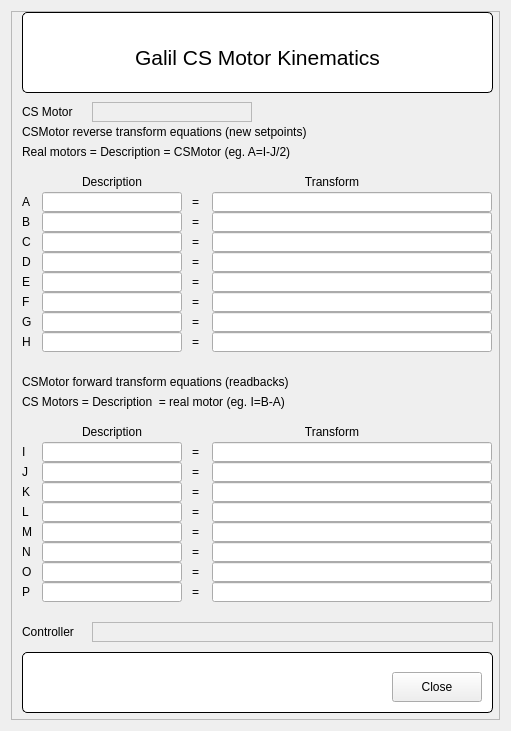
<?xml version="1.0" encoding="UTF-8"?>
<ui version="4.0">
 <class>FormGalilCSKinematics</class>
 <widget class="QWidget" name="FormGalilCSKinematics">
  <property name="geometry">
   <rect>
    <x>0</x>
    <y>0</y>
    <width>511</width>
    <height>731</height>
   </rect>
  </property>
  <property name="windowTitle">
   <string>Form</string>
  </property>
  <layout class="QGridLayout" name="gridLayout">
   <item row="0" column="0">
    <widget class="QScrollArea" name="scrollArea">
     <property name="widgetResizable">
      <bool>false</bool>
     </property>
     <widget class="QWidget" name="scrollAreaWidgetContents">
      <property name="geometry">
       <rect>
        <x>0</x>
        <y>0</y>
        <width>483</width>
        <height>703</height>
       </rect>
      </property>
      <widget class="QLabel" name="label_37">
       <property name="geometry">
        <rect>
         <x>10</x>
         <y>530</y>
         <width>20</width>
         <height>20</height>
        </rect>
       </property>
       <property name="text">
        <string>N</string>
       </property>
      </widget>
      <widget class="QELineEdit" name="qelineedit_4">
       <property name="geometry">
        <rect>
         <x>30</x>
         <y>200</y>
         <width>140</width>
         <height>20</height>
        </rect>
       </property>
       <property name="variable" stdset="0">
        <string>$(group)_RTRANSFORMB_SP.DESC</string>
       </property>
      </widget>
      <widget class="QELineEdit" name="qelineedit_9">
       <property name="geometry">
        <rect>
         <x>200</x>
         <y>260</y>
         <width>280</width>
         <height>20</height>
        </rect>
       </property>
       <property name="variable" stdset="0">
        <string>$(group)_RTRANSFORME_SP</string>
       </property>
      </widget>
      <widget class="QLabel" name="label_4">
       <property name="geometry">
        <rect>
         <x>60</x>
         <y>160</y>
         <width>80</width>
         <height>20</height>
        </rect>
       </property>
       <property name="text">
        <string>Description</string>
       </property>
       <property name="alignment">
        <set>Qt::AlignCenter</set>
       </property>
      </widget>
      <widget class="QLabel" name="label_2">
       <property name="geometry">
        <rect>
         <x>10</x>
         <y>110</y>
         <width>350</width>
         <height>20</height>
        </rect>
       </property>
       <property name="text">
        <string>CSMotor reverse transform equations (new setpoints)</string>
       </property>
      </widget>
      <widget class="QLabel" name="label_21">
       <property name="geometry">
        <rect>
         <x>10</x>
         <y>320</y>
         <width>20</width>
         <height>20</height>
        </rect>
       </property>
       <property name="text">
        <string>H</string>
       </property>
      </widget>
      <widget class="QLabel" name="label_25">
       <property name="geometry">
        <rect>
         <x>60</x>
         <y>410</y>
         <width>80</width>
         <height>20</height>
        </rect>
       </property>
       <property name="text">
        <string>Description</string>
       </property>
       <property name="alignment">
        <set>Qt::AlignCenter</set>
       </property>
      </widget>
      <widget class="QLabel" name="label_35">
       <property name="geometry">
        <rect>
         <x>10</x>
         <y>510</y>
         <width>20</width>
         <height>20</height>
        </rect>
       </property>
       <property name="text">
        <string>M</string>
       </property>
      </widget>
      <widget class="QELabel" name="lblName">
       <property name="geometry">
        <rect>
         <x>80</x>
         <y>90</y>
         <width>160</width>
         <height>20</height>
        </rect>
       </property>
       <property name="frameShape">
        <enum>QFrame::StyledPanel</enum>
       </property>
       <property name="variable" stdset="0">
        <string>$(group).NAME</string>
       </property>
      </widget>
      <widget class="QLabel" name="label_38">
       <property name="geometry">
        <rect>
         <x>180</x>
         <y>550</y>
         <width>10</width>
         <height>20</height>
        </rect>
       </property>
       <property name="text">
        <string>=</string>
       </property>
      </widget>
      <widget class="QELineEdit" name="qelineedit_8">
       <property name="geometry">
        <rect>
         <x>30</x>
         <y>240</y>
         <width>140</width>
         <height>20</height>
        </rect>
       </property>
       <property name="variable" stdset="0">
        <string>$(group)_RTRANSFORMD_SP.DESC</string>
       </property>
      </widget>
      <widget class="QLabel" name="label_12">
       <property name="geometry">
        <rect>
         <x>180</x>
         <y>240</y>
         <width>10</width>
         <height>20</height>
        </rect>
       </property>
       <property name="text">
        <string>=</string>
       </property>
      </widget>
      <widget class="QLabel" name="label_26">
       <property name="geometry">
        <rect>
         <x>180</x>
         <y>430</y>
         <width>10</width>
         <height>20</height>
        </rect>
       </property>
       <property name="text">
        <string>=</string>
       </property>
      </widget>
      <widget class="QLabel" name="label_31">
       <property name="geometry">
        <rect>
         <x>10</x>
         <y>470</y>
         <width>20</width>
         <height>20</height>
        </rect>
       </property>
       <property name="text">
        <string>K</string>
       </property>
      </widget>
      <widget class="QLabel" name="label_23">
       <property name="geometry">
        <rect>
         <x>10</x>
         <y>380</y>
         <width>350</width>
         <height>20</height>
        </rect>
       </property>
       <property name="text">
        <string>CS Motors = Description  = real motor (eg. I=B-A)</string>
       </property>
      </widget>
      <widget class="QELabel" name="lblError">
       <property name="geometry">
        <rect>
         <x>80</x>
         <y>610</y>
         <width>401</width>
         <height>20</height>
        </rect>
       </property>
       <property name="frameShape">
        <enum>QFrame::StyledPanel</enum>
       </property>
       <property name="variable" stdset="0">
        <string>$(P)ERROR_MON</string>
       </property>
      </widget>
      <widget class="QLabel" name="label_34">
       <property name="geometry">
        <rect>
         <x>180</x>
         <y>510</y>
         <width>10</width>
         <height>20</height>
        </rect>
       </property>
       <property name="text">
        <string>=</string>
       </property>
      </widget>
      <widget class="QLabel" name="label_24">
       <property name="geometry">
        <rect>
         <x>280</x>
         <y>410</y>
         <width>80</width>
         <height>20</height>
        </rect>
       </property>
       <property name="text">
        <string>Transform</string>
       </property>
       <property name="alignment">
        <set>Qt::AlignCenter</set>
       </property>
      </widget>
      <widget class="QLabel" name="label_7">
       <property name="geometry">
        <rect>
         <x>280</x>
         <y>160</y>
         <width>80</width>
         <height>20</height>
        </rect>
       </property>
       <property name="text">
        <string>Transform</string>
       </property>
       <property name="alignment">
        <set>Qt::AlignCenter</set>
       </property>
      </widget>
      <widget class="QELineEdit" name="txtTransformP">
       <property name="geometry">
        <rect>
         <x>200</x>
         <y>570</y>
         <width>280</width>
         <height>20</height>
        </rect>
       </property>
       <property name="variable" stdset="0">
        <string>$(motor16)_FTRANSFORM_SP</string>
       </property>
      </widget>
      <widget class="QLabel" name="label_27">
       <property name="geometry">
        <rect>
         <x>10</x>
         <y>430</y>
         <width>20</width>
         <height>20</height>
        </rect>
       </property>
       <property name="text">
        <string>I</string>
       </property>
      </widget>
      <widget class="QLabel" name="label_19">
       <property name="geometry">
        <rect>
         <x>10</x>
         <y>300</y>
         <width>20</width>
         <height>20</height>
        </rect>
       </property>
       <property name="text">
        <string>G</string>
       </property>
      </widget>
      <widget class="QLabel" name="label_30">
       <property name="geometry">
        <rect>
         <x>180</x>
         <y>470</y>
         <width>10</width>
         <height>20</height>
        </rect>
       </property>
       <property name="text">
        <string>=</string>
       </property>
      </widget>
      <widget class="QELineEdit" name="txtDescriptionO">
       <property name="geometry">
        <rect>
         <x>30</x>
         <y>550</y>
         <width>140</width>
         <height>20</height>
        </rect>
       </property>
       <property name="variable" stdset="0">
        <string>$(motor15)_FTRANSFORM_SP.DESC</string>
       </property>
      </widget>
      <widget class="QLabel" name="label_6">
       <property name="geometry">
        <rect>
         <x>180</x>
         <y>180</y>
         <width>10</width>
         <height>20</height>
        </rect>
       </property>
       <property name="text">
        <string>=</string>
       </property>
      </widget>
      <widget class="QELineEdit" name="txtTransformK">
       <property name="geometry">
        <rect>
         <x>200</x>
         <y>470</y>
         <width>280</width>
         <height>20</height>
        </rect>
       </property>
       <property name="variable" stdset="0">
        <string>$(motor11)_FTRANSFORM_SP</string>
       </property>
      </widget>
      <widget class="QELineEdit" name="qelineedit_14">
       <property name="geometry">
        <rect>
         <x>30</x>
         <y>300</y>
         <width>140</width>
         <height>20</height>
        </rect>
       </property>
       <property name="variable" stdset="0">
        <string>$(group)_RTRANSFORMG_SP.DESC</string>
       </property>
      </widget>
      <widget class="QLabel" name="label_41">
       <property name="geometry">
        <rect>
         <x>10</x>
         <y>570</y>
         <width>20</width>
         <height>20</height>
        </rect>
       </property>
       <property name="text">
        <string>P</string>
       </property>
      </widget>
      <widget class="QLabel" name="label_8">
       <property name="geometry">
        <rect>
         <x>180</x>
         <y>200</y>
         <width>10</width>
         <height>20</height>
        </rect>
       </property>
       <property name="text">
        <string>=</string>
       </property>
      </widget>
      <widget class="QELineEdit" name="txtTransformI">
       <property name="geometry">
        <rect>
         <x>200</x>
         <y>430</y>
         <width>280</width>
         <height>20</height>
        </rect>
       </property>
       <property name="variable" stdset="0">
        <string>$(motor9)_FTRANSFORM_SP</string>
       </property>
      </widget>
      <widget class="QLabel" name="label_33">
       <property name="geometry">
        <rect>
         <x>10</x>
         <y>490</y>
         <width>20</width>
         <height>20</height>
        </rect>
       </property>
       <property name="text">
        <string>L</string>
       </property>
      </widget>
      <widget class="QLabel" name="label_36">
       <property name="geometry">
        <rect>
         <x>180</x>
         <y>530</y>
         <width>10</width>
         <height>20</height>
        </rect>
       </property>
       <property name="text">
        <string>=</string>
       </property>
      </widget>
      <widget class="QELineEdit" name="qelineedit_2">
       <property name="geometry">
        <rect>
         <x>200</x>
         <y>180</y>
         <width>280</width>
         <height>20</height>
        </rect>
       </property>
       <property name="variable" stdset="0">
        <string>$(group)_RTRANSFORMA_SP</string>
       </property>
      </widget>
      <widget class="QELineEdit" name="txtDescriptionJ">
       <property name="geometry">
        <rect>
         <x>30</x>
         <y>450</y>
         <width>140</width>
         <height>20</height>
        </rect>
       </property>
       <property name="variable" stdset="0">
        <string>$(motor10)_FTRANSFORM_SP.DESC</string>
       </property>
      </widget>
      <widget class="QLabel" name="label_13">
       <property name="geometry">
        <rect>
         <x>10</x>
         <y>240</y>
         <width>20</width>
         <height>20</height>
        </rect>
       </property>
       <property name="text">
        <string>D</string>
       </property>
      </widget>
      <widget class="QLabel" name="label_9">
       <property name="geometry">
        <rect>
         <x>10</x>
         <y>200</y>
         <width>20</width>
         <height>20</height>
        </rect>
       </property>
       <property name="text">
        <string>B</string>
       </property>
      </widget>
      <widget class="QELineEdit" name="txtTransformN">
       <property name="geometry">
        <rect>
         <x>200</x>
         <y>530</y>
         <width>280</width>
         <height>20</height>
        </rect>
       </property>
       <property name="variable" stdset="0">
        <string>$(motor14)_FTRANSFORM_SP</string>
       </property>
      </widget>
      <widget class="QLabel" name="label_14">
       <property name="geometry">
        <rect>
         <x>180</x>
         <y>260</y>
         <width>10</width>
         <height>20</height>
        </rect>
       </property>
       <property name="text">
        <string>=</string>
       </property>
      </widget>
      <widget class="QELineEdit" name="qelineedit_13">
       <property name="geometry">
        <rect>
         <x>200</x>
         <y>300</y>
         <width>280</width>
         <height>20</height>
        </rect>
       </property>
       <property name="variable" stdset="0">
        <string>$(group)_RTRANSFORMG_SP</string>
       </property>
      </widget>
      <widget class="QLabel" name="label_5">
       <property name="geometry">
        <rect>
         <x>10</x>
         <y>180</y>
         <width>20</width>
         <height>20</height>
        </rect>
       </property>
       <property name="text">
        <string>A</string>
       </property>
      </widget>
      <widget class="QELineEdit" name="txtDescriptionL">
       <property name="geometry">
        <rect>
         <x>30</x>
         <y>490</y>
         <width>140</width>
         <height>20</height>
        </rect>
       </property>
       <property name="variable" stdset="0">
        <string>$(motor12)_FTRANSFORM_SP.DESC</string>
       </property>
      </widget>
      <widget class="QELineEdit" name="qelineedit_11">
       <property name="geometry">
        <rect>
         <x>200</x>
         <y>280</y>
         <width>280</width>
         <height>20</height>
        </rect>
       </property>
       <property name="variable" stdset="0">
        <string>$(group)_RTRANSFORMF_SP</string>
       </property>
      </widget>
      <widget class="QLabel" name="label_39">
       <property name="geometry">
        <rect>
         <x>10</x>
         <y>550</y>
         <width>20</width>
         <height>20</height>
        </rect>
       </property>
       <property name="text">
        <string>O</string>
       </property>
      </widget>
      <widget class="QLabel" name="label_10">
       <property name="geometry">
        <rect>
         <x>180</x>
         <y>220</y>
         <width>10</width>
         <height>20</height>
        </rect>
       </property>
       <property name="text">
        <string>=</string>
       </property>
      </widget>
      <widget class="QELineEdit" name="txtTransformL">
       <property name="geometry">
        <rect>
         <x>200</x>
         <y>490</y>
         <width>280</width>
         <height>20</height>
        </rect>
       </property>
       <property name="variable" stdset="0">
        <string>$(motor12)_FTRANSFORM_SP</string>
       </property>
      </widget>
      <widget class="QELineEdit" name="txtDescriptionN">
       <property name="geometry">
        <rect>
         <x>30</x>
         <y>530</y>
         <width>140</width>
         <height>20</height>
        </rect>
       </property>
       <property name="variable" stdset="0">
        <string>$(motor14)_FTRANSFORM_SP.DESC</string>
       </property>
      </widget>
      <widget class="QGroupBox" name="titleGroupBox_2">
       <property name="geometry">
        <rect>
         <x>10</x>
         <y>640</y>
         <width>471</width>
         <height>61</height>
        </rect>
       </property>
       <property name="styleSheet">
        <string notr="true">QGroupBox {
	background-color: rgb(255, 255, 255);
    border: 1px solid black;
    border-radius: 5px;
    margin-top: 0.5em;
}

QGroupBox::title {
    subcontrol-origin: margin;
    left: 10px;
    padding: 0 3px 0 3px;
}</string>
       </property>
       <property name="title">
        <string/>
       </property>
       <widget class="QPushButton" name="btnClose">
        <property name="geometry">
         <rect>
          <x>370</x>
          <y>20</y>
          <width>90</width>
          <height>30</height>
         </rect>
        </property>
        <property name="text">
         <string>Close</string>
        </property>
       </widget>
      </widget>
      <widget class="QELineEdit" name="qelineedit_10">
       <property name="geometry">
        <rect>
         <x>30</x>
         <y>260</y>
         <width>140</width>
         <height>20</height>
        </rect>
       </property>
       <property name="variable" stdset="0">
        <string>$(group)_RTRANSFORME_SP.DESC</string>
       </property>
      </widget>
      <widget class="QELineEdit" name="qelineedit_15">
       <property name="geometry">
        <rect>
         <x>200</x>
         <y>320</y>
         <width>280</width>
         <height>20</height>
        </rect>
       </property>
       <property name="variable" stdset="0">
        <string>$(group)_RTRANSFORMH_SP</string>
       </property>
      </widget>
      <widget class="QLabel" name="label_3">
       <property name="geometry">
        <rect>
         <x>10</x>
         <y>130</y>
         <width>350</width>
         <height>20</height>
        </rect>
       </property>
       <property name="text">
        <string>Real motors = Description = CSMotor (eg. A=I-J/2)</string>
       </property>
      </widget>
      <widget class="QELineEdit" name="qelineedit_3">
       <property name="geometry">
        <rect>
         <x>200</x>
         <y>200</y>
         <width>280</width>
         <height>20</height>
        </rect>
       </property>
       <property name="variable" stdset="0">
        <string>$(group)_RTRANSFORMB_SP</string>
       </property>
      </widget>
      <widget class="QELineEdit" name="qelineedit_5">
       <property name="geometry">
        <rect>
         <x>200</x>
         <y>220</y>
         <width>280</width>
         <height>20</height>
        </rect>
       </property>
       <property name="variable" stdset="0">
        <string>$(group)_RTRANSFORMC_SP</string>
       </property>
      </widget>
      <widget class="QELineEdit" name="txtTransformO">
       <property name="geometry">
        <rect>
         <x>200</x>
         <y>550</y>
         <width>280</width>
         <height>20</height>
        </rect>
       </property>
       <property name="variable" stdset="0">
        <string>$(motor15)_FTRANSFORM_SP</string>
       </property>
      </widget>
      <widget class="QELineEdit" name="qelineedit_7">
       <property name="geometry">
        <rect>
         <x>200</x>
         <y>240</y>
         <width>280</width>
         <height>20</height>
        </rect>
       </property>
       <property name="variable" stdset="0">
        <string>$(group)_RTRANSFORMD_SP</string>
       </property>
      </widget>
      <widget class="QELineEdit" name="qelineedit_16">
       <property name="geometry">
        <rect>
         <x>30</x>
         <y>320</y>
         <width>140</width>
         <height>20</height>
        </rect>
       </property>
       <property name="variable" stdset="0">
        <string>$(group)_RTRANSFORMH_SP.DESC</string>
       </property>
      </widget>
      <widget class="QGroupBox" name="titleGroupBox">
       <property name="geometry">
        <rect>
         <x>10</x>
         <y>0</y>
         <width>471</width>
         <height>81</height>
        </rect>
       </property>
       <property name="styleSheet">
        <string notr="true">QGroupBox {
	background-color: rgb(255, 255, 255);
    border: 1px solid black;
    border-radius: 5px;
    margin-top: 0.5em;
}

QGroupBox::title {
    subcontrol-origin: margin;
    left: 10px;
    padding: 0 3px 0 3px;
}</string>
       </property>
       <property name="title">
        <string/>
       </property>
       <widget class="QLabel" name="lblTitle">
        <property name="geometry">
         <rect>
          <x>10</x>
          <y>20</y>
          <width>451</width>
          <height>51</height>
         </rect>
        </property>
        <property name="font">
         <font>
          <family>Ubuntu</family>
          <pointsize>16</pointsize>
          <weight>50</weight>
          <italic>false</italic>
          <bold>false</bold>
         </font>
        </property>
        <property name="styleSheet">
         <string notr="true">QLabel#mainTitle {
	font: 16pt &quot;Ubuntu&quot;;
}</string>
        </property>
        <property name="text">
         <string>Galil CS Motor Kinematics</string>
        </property>
        <property name="alignment">
         <set>Qt::AlignCenter</set>
        </property>
        <property name="wordWrap">
         <bool>true</bool>
        </property>
       </widget>
      </widget>
      <widget class="QLabel" name="label_16">
       <property name="geometry">
        <rect>
         <x>180</x>
         <y>280</y>
         <width>10</width>
         <height>20</height>
        </rect>
       </property>
       <property name="text">
        <string>=</string>
       </property>
      </widget>
      <widget class="QLabel" name="label">
       <property name="geometry">
        <rect>
         <x>10</x>
         <y>90</y>
         <width>70</width>
         <height>20</height>
        </rect>
       </property>
       <property name="text">
        <string>CS Motor</string>
       </property>
      </widget>
      <widget class="QLabel" name="label_40">
       <property name="geometry">
        <rect>
         <x>180</x>
         <y>570</y>
         <width>10</width>
         <height>20</height>
        </rect>
       </property>
       <property name="text">
        <string>=</string>
       </property>
      </widget>
      <widget class="QELineEdit" name="qelineedit_6">
       <property name="geometry">
        <rect>
         <x>30</x>
         <y>220</y>
         <width>140</width>
         <height>20</height>
        </rect>
       </property>
       <property name="variable" stdset="0">
        <string>$(group)_RTRANSFORMC_SP.DESC</string>
       </property>
      </widget>
      <widget class="QLabel" name="label_42">
       <property name="geometry">
        <rect>
         <x>10</x>
         <y>610</y>
         <width>70</width>
         <height>20</height>
        </rect>
       </property>
       <property name="text">
        <string>Controller</string>
       </property>
      </widget>
      <widget class="QLabel" name="label_17">
       <property name="geometry">
        <rect>
         <x>10</x>
         <y>280</y>
         <width>20</width>
         <height>20</height>
        </rect>
       </property>
       <property name="text">
        <string>F</string>
       </property>
      </widget>
      <widget class="QLabel" name="label_29">
       <property name="geometry">
        <rect>
         <x>10</x>
         <y>450</y>
         <width>20</width>
         <height>20</height>
        </rect>
       </property>
       <property name="text">
        <string>J</string>
       </property>
      </widget>
      <widget class="QLabel" name="label_11">
       <property name="geometry">
        <rect>
         <x>10</x>
         <y>220</y>
         <width>20</width>
         <height>20</height>
        </rect>
       </property>
       <property name="text">
        <string>C</string>
       </property>
      </widget>
      <widget class="QLabel" name="label_15">
       <property name="geometry">
        <rect>
         <x>10</x>
         <y>260</y>
         <width>20</width>
         <height>20</height>
        </rect>
       </property>
       <property name="text">
        <string>E</string>
       </property>
      </widget>
      <widget class="QELineEdit" name="txtDescriptionI">
       <property name="geometry">
        <rect>
         <x>30</x>
         <y>430</y>
         <width>140</width>
         <height>20</height>
        </rect>
       </property>
       <property name="variable" stdset="0">
        <string>$(motor9)_FTRANSFORM_SP.DESC</string>
       </property>
      </widget>
      <widget class="QELineEdit" name="qelineedit_12">
       <property name="geometry">
        <rect>
         <x>30</x>
         <y>280</y>
         <width>140</width>
         <height>20</height>
        </rect>
       </property>
       <property name="variable" stdset="0">
        <string>$(group)_RTRANSFORMF_SP.DESC</string>
       </property>
      </widget>
      <widget class="QLabel" name="label_18">
       <property name="geometry">
        <rect>
         <x>180</x>
         <y>300</y>
         <width>10</width>
         <height>20</height>
        </rect>
       </property>
       <property name="text">
        <string>=</string>
       </property>
      </widget>
      <widget class="QELineEdit" name="qelineedit">
       <property name="geometry">
        <rect>
         <x>30</x>
         <y>180</y>
         <width>140</width>
         <height>20</height>
        </rect>
       </property>
       <property name="variable" stdset="0">
        <string>$(group)_RTRANSFORMA_SP.DESC</string>
       </property>
      </widget>
      <widget class="QLabel" name="label_28">
       <property name="geometry">
        <rect>
         <x>180</x>
         <y>450</y>
         <width>10</width>
         <height>20</height>
        </rect>
       </property>
       <property name="text">
        <string>=</string>
       </property>
      </widget>
      <widget class="QELineEdit" name="txtTransformJ">
       <property name="geometry">
        <rect>
         <x>200</x>
         <y>450</y>
         <width>280</width>
         <height>20</height>
        </rect>
       </property>
       <property name="variable" stdset="0">
        <string>$(motor10)_FTRANSFORM_SP</string>
       </property>
      </widget>
      <widget class="QELineEdit" name="txtDescriptionK">
       <property name="geometry">
        <rect>
         <x>30</x>
         <y>470</y>
         <width>140</width>
         <height>20</height>
        </rect>
       </property>
       <property name="variable" stdset="0">
        <string>$(motor11)_FTRANSFORM_SP.DESC</string>
       </property>
      </widget>
      <widget class="QLabel" name="label_32">
       <property name="geometry">
        <rect>
         <x>180</x>
         <y>490</y>
         <width>10</width>
         <height>20</height>
        </rect>
       </property>
       <property name="text">
        <string>=</string>
       </property>
      </widget>
      <widget class="QELineEdit" name="txtDescriptionP">
       <property name="geometry">
        <rect>
         <x>30</x>
         <y>570</y>
         <width>140</width>
         <height>20</height>
        </rect>
       </property>
       <property name="variable" stdset="0">
        <string>$(motor16)_FTRANSFORM_SP.DESC</string>
       </property>
      </widget>
      <widget class="QELineEdit" name="txtDescriptionM">
       <property name="geometry">
        <rect>
         <x>30</x>
         <y>510</y>
         <width>140</width>
         <height>20</height>
        </rect>
       </property>
       <property name="variable" stdset="0">
        <string>$(motor13)_FTRANSFORM_SP.DESC</string>
       </property>
      </widget>
      <widget class="QLabel" name="label_20">
       <property name="geometry">
        <rect>
         <x>180</x>
         <y>320</y>
         <width>10</width>
         <height>20</height>
        </rect>
       </property>
       <property name="text">
        <string>=</string>
       </property>
      </widget>
      <widget class="QLabel" name="label_22">
       <property name="geometry">
        <rect>
         <x>10</x>
         <y>360</y>
         <width>350</width>
         <height>20</height>
        </rect>
       </property>
       <property name="text">
        <string>CSMotor forward transform equations (readbacks)</string>
       </property>
      </widget>
      <widget class="QELineEdit" name="txtTransformM">
       <property name="geometry">
        <rect>
         <x>200</x>
         <y>510</y>
         <width>280</width>
         <height>20</height>
        </rect>
       </property>
       <property name="variable" stdset="0">
        <string>$(motor13)_FTRANSFORM_SP</string>
       </property>
      </widget>
     </widget>
    </widget>
   </item>
  </layout>
 </widget>
 <customwidgets>
  <customwidget>
   <class>QELabel</class>
   <extends>QLabel</extends>
   <header>QELabel.h</header>
  </customwidget>
  <customwidget>
   <class>QELineEdit</class>
   <extends>QLineEdit</extends>
   <header>QELineEdit.h</header>
  </customwidget>
 </customwidgets>
 <resources/>
 <connections/>
</ui>
